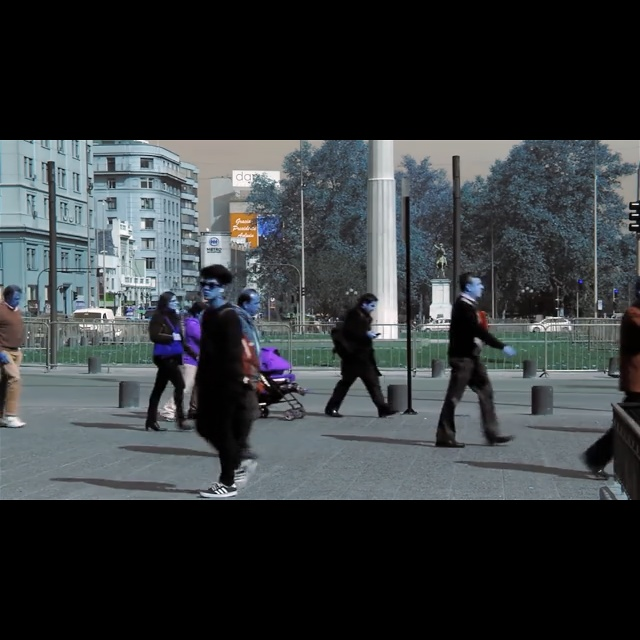
#> input picture 2026-02-06_18-46-11/frames/1770363975836767564.jpg, 640 x 640 px; its folder holds only this picture in this run
$ python mission_to_video.py ../2026-02-06_18-46-11/frames/1770363975836767564.jpg
#> lines starting #> are read from the running program, lines starting #| are printed output that depends on the picture
"""
Mission to Video Parser

Reads a mission folder and stitches the frames into a video
with telemetry, detection, and FSM state overlays.

Usage:
    python mission_to_video.py <mission_folder>
    python mission_to_video.py 2026-02-06_18-46-11
"""

import sys
import os
import ast
import math
import cv2
import numpy as np
from pathlib import Path
from bisect import bisect_right


def parse_drone_state(mission_dir: Path) -> list[tuple[int, dict]]:
    """Parse drone_state.txt into list of (timestamp_ns, state_dict)."""
    entries = []
    path = mission_dir / "drone_state.txt"
    if not path.exists():
        print(f"Warning: {path} not found, skipping telemetry overlay")
        return entries

    with open(path, "r") as f:
        for line in f:
            line = line.strip()
            if not line:
                continue
            comma_idx = line.index(",")
            timestamp_ns = int(line[:comma_idx])
            state_dict = ast.literal_eval(line[comma_idx + 1:])
            entries.append((timestamp_ns, state_dict))
    return entries


def parse_frames_txt(mission_dir: Path) -> list[tuple[int, list]]:
    """Parse frames.txt into list of (timestamp_ns, detections_list)."""
    entries = []
    path = mission_dir / "frames.txt"
    if not path.exists():
        print(f"Warning: {path} not found, skipping detection overlay")
        return entries

    with open(path, "r") as f:
        for line in f:
            line = line.strip()
            if not line:
                continue
            frame_data = ast.literal_eval(line)
            entries.append((frame_data["time_ns"], frame_data["detections"]))
    return entries


def parse_fsm(mission_dir: Path) -> list[tuple[int, str]]:
    """Parse fsm.txt into list of (timestamp_ns, state_name)."""
    entries = []
    path = mission_dir / "fsm.txt"
    if not path.exists():
        print(f"Warning: {path} not found, skipping FSM overlay")
        return entries

    with open(path, "r") as f:
        for line in f:
            line = line.strip()
            if not line:
                continue
            parts = line.split(",")
            state_name = parts[0].replace("DroneStateEnum.", "")
            timestamp_ns = int(parts[1])
            entries.append((timestamp_ns, state_name))
    return entries


def get_frame_images(mission_dir: Path) -> list[tuple[int, Path]]:
    """Get sorted list of (timestamp_ns, image_path) from frames/ directory."""
    frames_dir = mission_dir / "frames"
    if not frames_dir.exists():
        print(f"Error: {frames_dir} not found")
        sys.exit(1)

    frames = []
    for img_file in frames_dir.iterdir():
        if img_file.suffix.lower() in (".jpg", ".jpeg", ".png"):
            timestamp_ns = int(img_file.stem)
            frames.append((timestamp_ns, img_file))

    frames.sort(key=lambda x: x[0])
    return frames


def lookup_nearest(entries: list[tuple[int, any]], timestamp_ns: int):
    """Find the entry with the closest timestamp <= given timestamp."""
    if not entries:
        return None
    timestamps = [e[0] for e in entries]
    idx = bisect_right(timestamps, timestamp_ns) - 1
    if idx < 0:
        idx = 0
    return entries[idx][1]


def draw_overlay(frame: np.ndarray, drone_state: dict | None,
                 detections: list | None, fsm_state: str | None,
                 elapsed_s: float) -> np.ndarray:
    """Draw telemetry, detections, and FSM state onto the frame."""
    h, w = frame.shape[:2]
    overlay = frame.copy()

    # Semi-transparent black bar at the top
    bar_height = 120
    cv2.rectangle(overlay, (0, 0), (w, bar_height), (0, 0, 0), -1)
    cv2.addWeighted(overlay, 0.6, frame, 0.4, 0, frame)

    font = cv2.FONT_HERSHEY_SIMPLEX
    font_scale = 0.45
    color = (255, 255, 255)
    thickness = 1
    line_height = 18
    y_start = 16

    # Elapsed time
    mins = int(elapsed_s // 60)
    secs = elapsed_s % 60
    cv2.putText(frame, f"T+{mins:02d}:{secs:05.2f}", (8, y_start),
                font, font_scale, (0, 255, 255), thickness)

    # FSM state
    if fsm_state:
        state_color = {
            "OVERRIDE": (0, 0, 255),
            "SCAN": (255, 200, 0),
            "GOTO": (0, 200, 255),
            "HOMING": (255, 100, 0),
            "SPRAY": (0, 255, 0),
            "RTL": (200, 0, 255),
        }.get(fsm_state, (255, 255, 255))
        cv2.putText(frame, f"STATE: {fsm_state}", (w - 200, y_start),
                    font, 0.55, state_color, 2)

    # Drone telemetry
    if drone_state:
        y = y_start + line_height
        lat = drone_state.get("latitude", 0.0)
        lon = drone_state.get("longitude", 0.0)
        alt = drone_state.get("altitude_rel_home", 0.0)
        heading = drone_state.get("heading", 0.0)
        mode = drone_state.get("mode", "?")
        armed = drone_state.get("arm_state", False)
        vx = drone_state.get("velocity_x", 0.0)
        vy = drone_state.get("velocity_y", 0.0)
        speed = math.sqrt(vx**2 + vy**2)

        cv2.putText(frame, f"Mode: {mode}  {'ARMED' if armed else 'DISARMED'}",
                    (8, y), font, font_scale, color, thickness)
        y += line_height
        cv2.putText(frame, f"Lat: {lat:.7f}  Lon: {lon:.7f}",
                    (8, y), font, font_scale, color, thickness)
        y += line_height
        cv2.putText(frame, f"Alt: {alt:.1f}m  Hdg: {heading:.1f} deg",
                    (8, y), font, font_scale, color, thickness)
        y += line_height
        cv2.putText(frame, f"Speed: {speed:.1f} m/s",
                    (8, y), font, font_scale, color, thickness)

        # Autonomy indicator
        autonomy = drone_state.get("enable_homing_and_autonomy", False)
        auto_color = (0, 255, 0) if autonomy else (0, 0, 255)
        auto_text = "AUTO: ON" if autonomy else "AUTO: OFF"
        cv2.putText(frame, auto_text, (w - 200, y_start + line_height),
                    font, font_scale, auto_color, thickness)

    # Draw detection bounding boxes
    if detections:
        for det in detections:
            bbox = det.get("bbox", None)
            label = det.get("label", "?")
            conf = det.get("confidence", 0.0)
            if bbox:
                # bbox format: [(x1, y1), (x2, y2)]
                (x1, y1), (x2, y2) = bbox
                x1, y1, x2, y2 = int(x1), int(y1), int(x2), int(y2)
                cv2.rectangle(frame, (x1, y1), (x2, y2), (0, 255, 0), 2)
                det_text = f"{label} {conf:.0%}"
                cv2.putText(frame, det_text, (x1, y1 - 5),
                            font, font_scale, (0, 255, 0), thickness)

        # Detection count
        n = len(detections)
        cv2.putText(frame, f"Detections: {n}",
                    (w - 200, y_start + 2 * line_height),
                    font, font_scale, (0, 255, 0), thickness)

    return frame


def build_video(mission_dir: Path, output_path: Path, fps: float = 10.0):
    """Build the video from mission data."""
    print(f"Parsing mission data from: {mission_dir}")

    # Parse all data sources
    drone_states = parse_drone_state(mission_dir)
    frame_detections = parse_frames_txt(mission_dir)
    fsm_states = parse_fsm(mission_dir)
    frame_images = get_frame_images(mission_dir)

    if not frame_images:
        print("Error: No frame images found")
        sys.exit(1)

    print(f"  Drone state entries: {len(drone_states)}")
    print(f"  Frame detection entries: {len(frame_detections)}")
    print(f"  FSM state entries: {len(fsm_states)}")
    print(f"  Frame images: {len(frame_images)}")

    # Read first frame to get dimensions
    first_frame = cv2.imread(str(frame_images[0][1]))
    if first_frame is None:
        print(f"Error: Could not read {frame_images[0][1]}")
        sys.exit(1)
    h, w = first_frame.shape[:2]

    # Create video writer
    fourcc = cv2.VideoWriter_fourcc(*"mp4v")
    writer = cv2.VideoWriter(str(output_path), fourcc, fps, (w, h))

    start_ns = frame_images[0][0]

    for i, (ts_ns, img_path) in enumerate(frame_images):
        frame = cv2.imread(str(img_path))
        if frame is None:
            print(f"  Warning: Could not read {img_path}, skipping")
            continue

        elapsed_s = (ts_ns - start_ns) / 1e9

        # Look up closest data for this frame's timestamp
        drone_state = lookup_nearest(drone_states, ts_ns)
        detections = lookup_nearest(frame_detections, ts_ns)
        fsm_state = lookup_nearest(fsm_states, ts_ns)

        # Draw overlay and write frame
        frame = draw_overlay(frame, drone_state, detections, fsm_state, elapsed_s)
        writer.write(frame)

        if (i + 1) % 10 == 0 or (i + 1) == len(frame_images):
            print(f"  Processed {i + 1}/{len(frame_images)} frames")

    writer.release()
    print(f"Video saved to: {output_path}")


def main():
    if len(sys.argv) < 2:
        print("Usage: python mission_to_video.py <mission_folder>")
        print("Example: python mission_to_video.py 2026-02-06_18-46-11")
        sys.exit(1)

    mission_path = Path(sys.argv[1])

    # If relative path, look in project root
    if not mission_path.is_absolute():
        project_root = Path(__file__).parent
        mission_path = project_root / mission_path

    if not mission_path.exists():
        print(f"Error: Mission folder not found: {mission_path}")
        sys.exit(1)

    output_path = mission_path / "mission_video.mp4"
    build_video(mission_path, output_path)
#> (reads 2026-02-06_18-46-11/fsm.txt from the repository)
#> in build_video, first_frame is the input picture: shape (640, 640, 3); mean B, G, R 59.3, 56.9, 52.6
#> in draw_overlay, `cv2.putText(frame, f"STATE: {fsm_state}", (w - 200, y_start), font, 0...`:
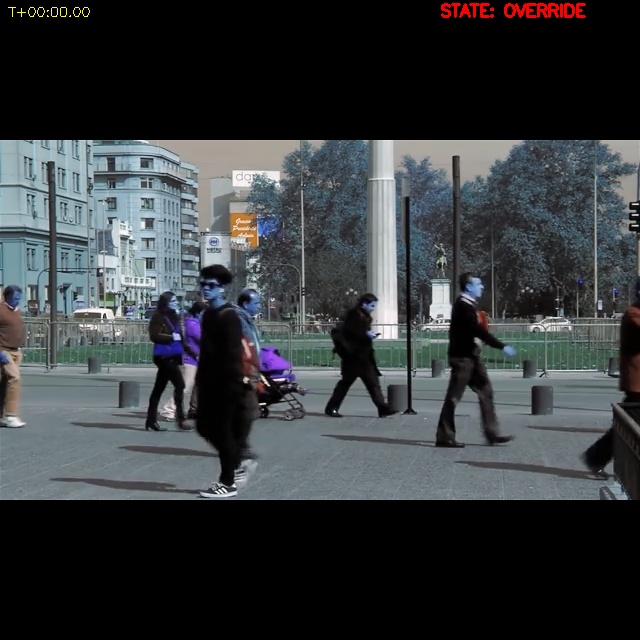
#> frame: shape (640, 640, 3); mean B, G, R 59.3, 57, 53.4


if __name__ == "__main__":
    main()
